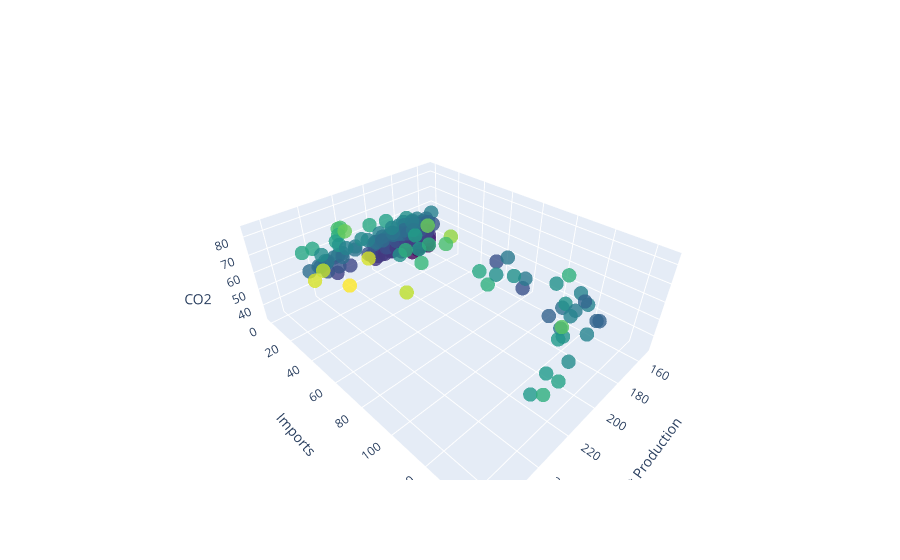

Write notebook code for a chart like this one.
### Code cell
# Create a Plotly trace for a 3D scatter plot
trace = go.Scatter3d(
    x=training_data['Plant_Production_GWh'],
    y=training_data['Imports_GWh'],
    z=training_data['emissions_c02_GG'],
    mode='markers',
    marker=dict(
        size=5,
        color=training_data['emissions_c02_GG'],  # Color by z-value for example
        colorscale='Viridis',  # Choose a colorscale
        opacity=0.8
    )
)

# Create the layout for the plot
layout = go.Layout(
    scene=dict(
        xaxis=dict(title='Plant Production'),
        yaxis=dict(title='Imports'),
        zaxis=dict(title='CO2')
    )
)

# Create the figure
fig = go.Figure(data=[trace], layout=layout)

# Display the interactive plot
fig.show()

### Figure 1 — Plotly figure (JSON) as saved in the notebook; plotly's stock layout.template omitted (floating-point values rounded to 4 significant figures; data arrays with more than 128 entries replaced by an {"elided": "..."} marker saying what was removed)
{"data": [{"marker": {"color": {"elided": "192 float values"}, "colorscale": [[0, "#440154"], [0.1111, "#482878"], [0.2222, "#3e4989"], [0.3333, "#31688e"], [0.4444, "#26828e"], [0.5556, "#1f9e89"], [0.6667, "#35b779"], [0.7778, "#6ece58"], [0.8889, "#b5de2b"], [1, "#fde725"]], "opacity": 0.8, "size": 5}, "mode": "markers", "type": "scatter3d", "x": {"elided": "192 float values"}, "y": {"elided": "192 float values"}, "z": {"elided": "192 float values"}}], "layout": {"scene": {"xaxis": {"title": {"text": "Plant Production"}}, "yaxis": {"title": {"text": "Imports"}}, "zaxis": {"title": {"text": "CO2"}}}}}
